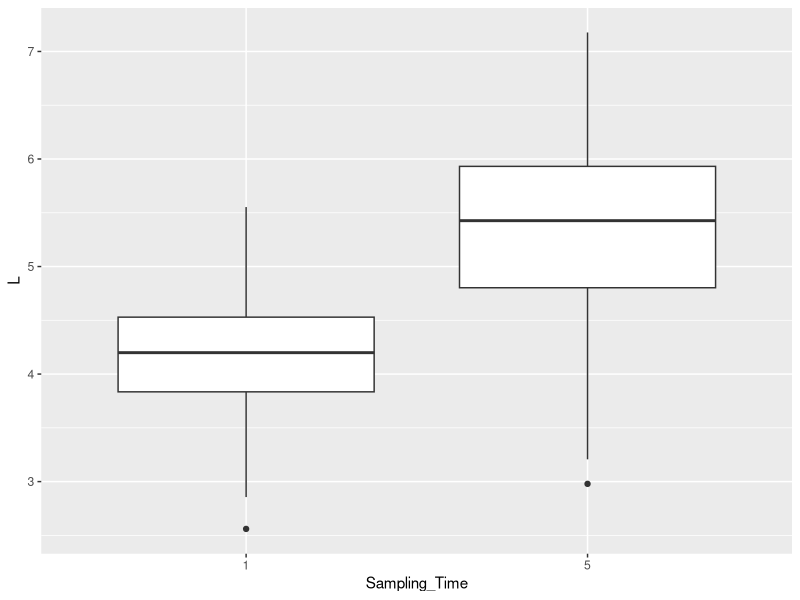
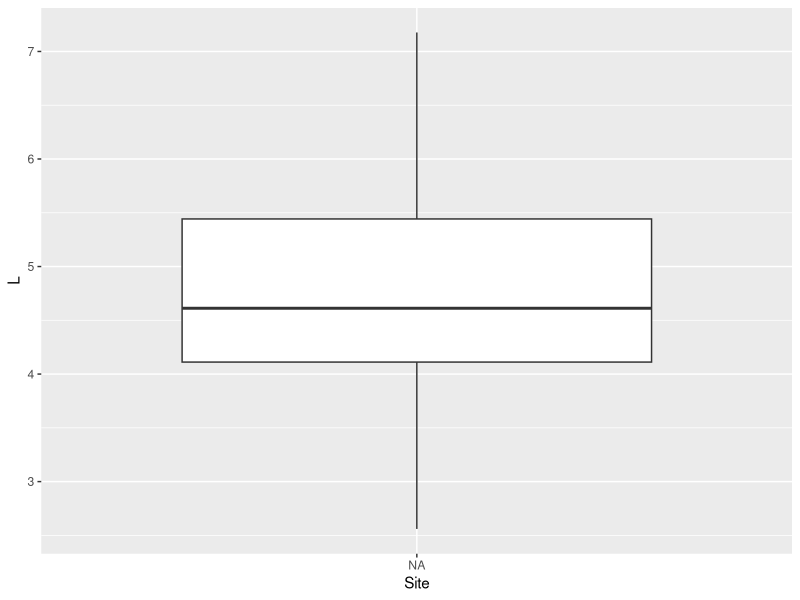
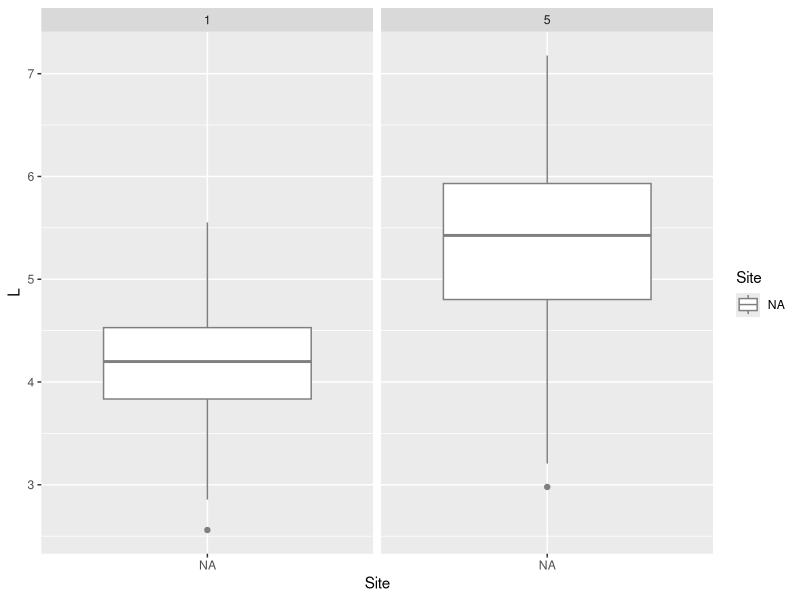
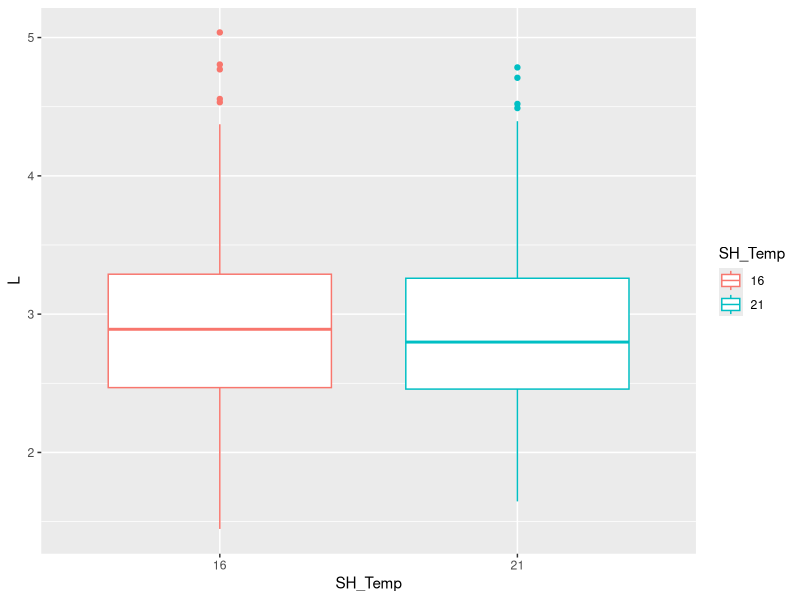
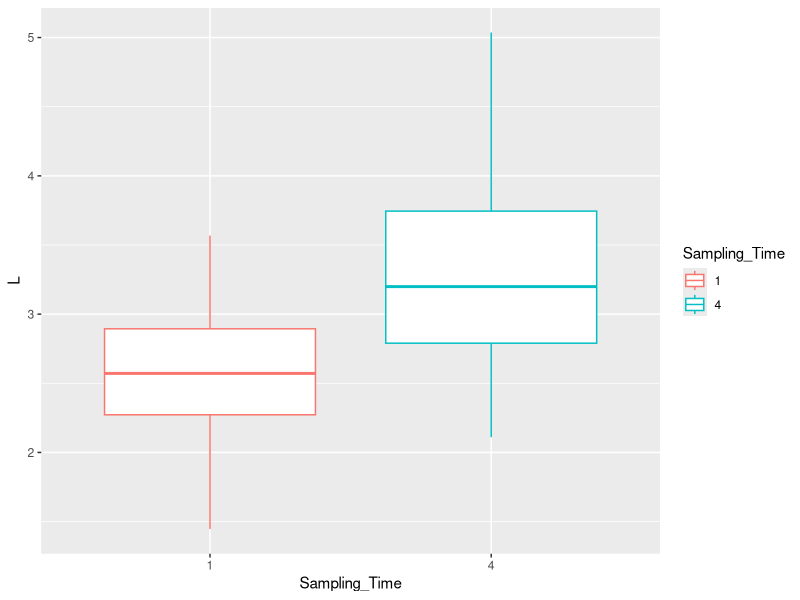
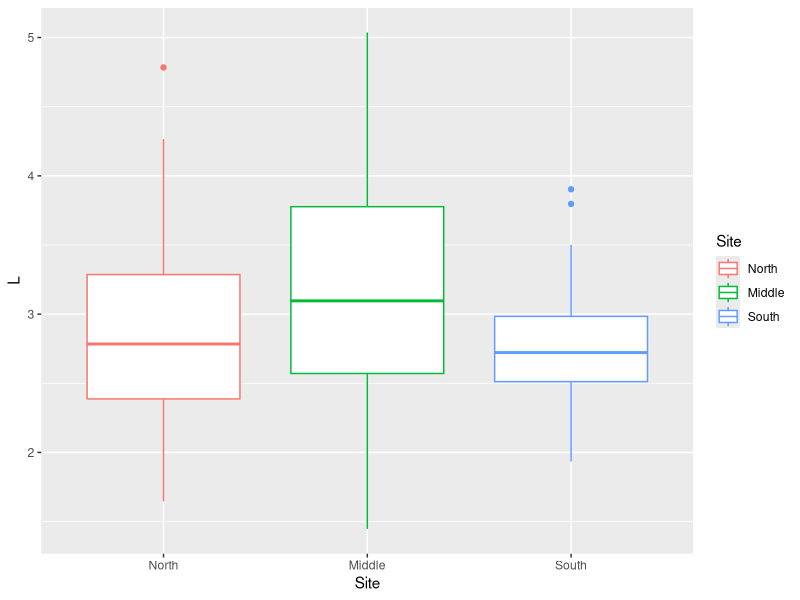
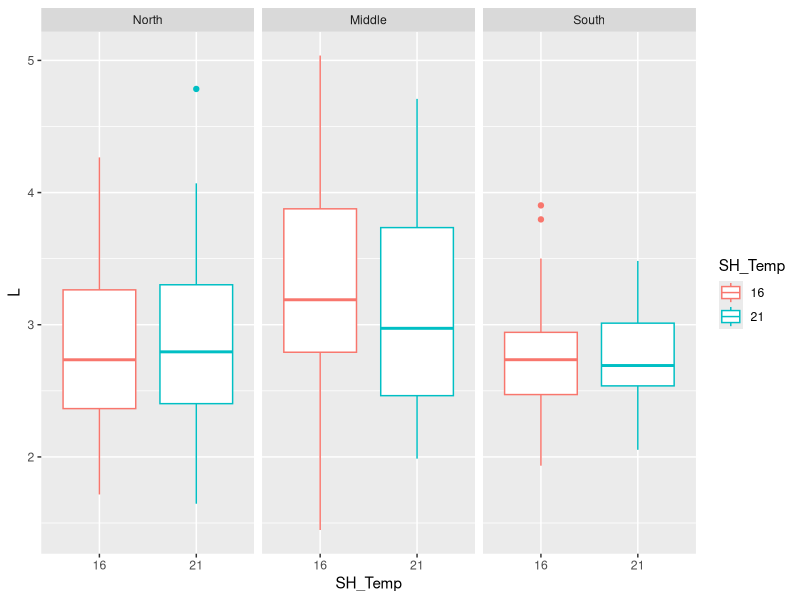
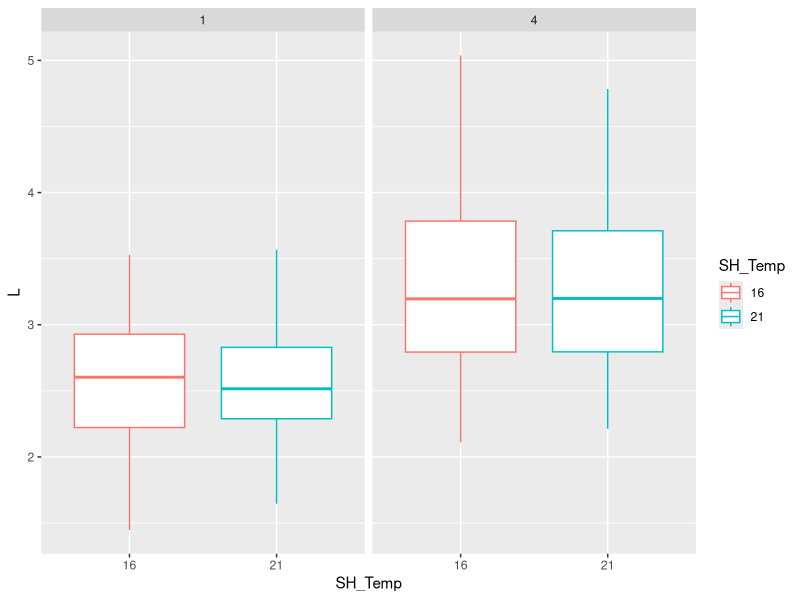

Here is the R script that generated these plots, in order:
########## LW_2020 - 2022 ==============

### load libraries
library(tidyverse)

#### *** 2020: L/W *** ====
### load data sheet
LW2020_og <- read_csv("data/Growth/2020/LW_2020_T1_T5.csv")
LW2020 <- LW2020_og %>%
  pivot_wider(names_from = L_W, values_from = Size_cm)

glimpse(LW2020)
summary(LW2020)
tail(LW2020)
View(LW2020)

## clean data
#### now remove NAs from data sheet
colSums(is.na(LW2020)) ## Date: No NAs

### order Site
LW2020$Site <-factor(LW2020$Site, c("North", "Middle", "South"))

### Sampling_Time as character
LW2020$Sampling_Time <- as.character(LW2020$Sampling_Time)

is.character(LW2020$Sampling_Time)

#### Figures, Mean, SD, SE =====

#### No Grouping ====

AllStats.LW2020 <- LW2020 %>%
  summarize(
    Mean_Length = mean(L),
    SD_Length = sd(L),
    SE_Length = SD_Length/sqrt(n()))

AllStats.LW2020

#### By Sampling_Time ====

SamplingStats.LW2020 <- LW2020 %>%
  group_by(Sampling_Time) %>% 
  summarize(
    Mean_Length = mean(L),
    SD_Length = sd(L),
    SE_Length = SD_Length/sqrt(n()))

SamplingStats.LW2020

## plot
ggplot(LW2020, aes(x = Sampling_Time, y = L)) +
  geom_boxplot()

#### By Site====

SiteStats.LW2020 <- LW2020 %>%
  group_by(Site) %>% 
  summarize(
    Mean_Length = mean(L),
    SD_Length = sd(L),
    SE_Length = SD_Length/sqrt(n()))

SiteStats.LW2020

## plot
ggplot(LW2020, aes(x = Site, y = L)) +
  geom_boxplot()


#### By Bag by Sampling_Time ====

BagStats.LW2020 <- LW2020 %>%
  group_by(Sampling_Time,Bag) %>% 
  summarize(
    Mean_Length = mean(L),
    SD_Length = sd(L),
    SE_Length = SD_Length/sqrt(n()))

BagStats.LW2020

## plot
ggplot(LW2020, aes(x = Site, y = L, color = Site)) +
  facet_wrap(~Sampling_Time) +
  geom_boxplot()


#### *** 2021: L/W *** ====
### load data sheet
LW2021_og <- read_csv("data/Growth/2021/LW_2021_T1_T4.csv")
glimpse(LW2021_og)

## clean data
### order Site
LW2021_og$Site <-factor(LW2021_og$Site, c("North", "Middle", "South"))

### Sampling_Time as character
LW2021_og$Sampling_Time <- as.character(LW2021_og$Sampling_Time)
is.character(LW2021_og$Sampling_Time)

### SH_Temp as character
LW2021_og$SH_Temp <- as.character(LW2021_og$SH_Temp)
is.character(LW2021_og$SH_Temp)

#### now remove NAs from data sheet
colSums(is.na(LW2021_og)) ## Size_cm: 6 NAs, Sampling_Time: 3 NAs

LW2021_og.na <- LW2021_og %>% 
  filter(!is.na(Sampling_Time), 
         !is.na(Size_cm)) # omit all NAs
    
colSums(is.na(LW2021_og.na))

LW2021 <- LW2021_og.na %>%
  pivot_wider(names_from = L_W, values_from = Size_cm)

#### *** 2021: M. gigas *** ====
LW2021.gigas <- LW2021 %>% 
  filter(Species == "M. gigas")

### filter out NA
colSums(is.na(LW2021.gigas)) ## Size_cm: 2 NAs in L

LW2021.gigas.na <- LW2021.gigas %>% 
  filter(!is.na(L)) # omit all NAs

colSums(is.na(LW2021.gigas.na)) 

#### Figures, Mean, SD, SE =====

#### No Grouping ====

AllStats.2021gigas <- LW2021.gigas.na %>%
  summarize(
    Mean_Length = mean(L),
    SD_Length = sd(L),
    SE_Length = SD_Length/sqrt(n()))

AllStats.2021gigas 

#### By SH_Temp ====

SHTemp_Stats.2021gigas <- LW2021.gigas.na %>%
  group_by(SH_Temp) %>% 
  summarize(
    Mean_Length = mean(L),
    SD_Length = sd(L),
    SE_Length = SD_Length/sqrt(n()))

SHTemp_Stats.2021gigas 

## plot
ggplot(LW2021.gigas.na, aes(x = SH_Temp, y = L, color = SH_Temp)) +
  geom_boxplot()

#### By Sampling_Time ====

SamplingStats.2021gigas <- LW2021.gigas.na %>%
  group_by(Sampling_Time) %>% 
  summarize(
    Mean_Length = mean(L),
    SD_Length = sd(L),
    SE_Length = SD_Length/sqrt(n()))

SamplingStats.2021gigas 

## plot
ggplot(LW2021.gigas.na, aes(x = Sampling_Time, y = L, color = Sampling_Time)) +
  geom_boxplot()


#### By Site ====

SiteStats.2021gigas <- LW2021.gigas.na %>%
  group_by(Site) %>% 
  summarize(
    Mean_Length = mean(L),
    SD_Length = sd(L),
    SE_Length = SD_Length/sqrt(n()))

SiteStats.2021gigas 

## plot
ggplot(LW2021.gigas.na, aes(x = Site, y = L, color = Site)) +
  geom_boxplot()

#### By SH_Temp + Site ====

SHTempSite_Stats.2021gigas <- LW2021.gigas.na %>%
  group_by(SH_Temp, Site) %>% 
  summarize(
    Mean_Length = mean(L),
    SD_Length = sd(L),
    SE_Length = SD_Length/sqrt(n()))

SHTempSite_Stats.2021gigas 

## plot
ggplot(LW2021.gigas.na, aes(x = SH_Temp, y = L, color = SH_Temp)) +
  facet_wrap(~Site) +
  geom_boxplot()

#### By SH_Temp + Sampling_Time ====

SHTempSampling_Stats.2021gigas <- LW2021.gigas.na %>%
  group_by(SH_Temp, Sampling_Time) %>% 
  summarize(
    Mean_Length = mean(L),
    SD_Length = sd(L),
    SE_Length = SD_Length/sqrt(n()))

SHTempSampling_Stats.2021gigas 

## plot
ggplot(LW2021.gigas.na, aes(x = SH_Temp, y = L, color = SH_Temp)) +
  facet_wrap(~Sampling_Time) +
  geom_boxplot()

#### By SH_Temp + Sampling_Time + Site ====

SHTempSamplingSite_Stats.2021gigas <- LW2021.gigas.na %>%
  group_by(SH_Temp, Sampling_Time, Site) %>% 
  summarize(
    Mean_Length = mean(L),
    SD_Length = sd(L),
    SE_Length = SD_Length/sqrt(n()))

SHTempSamplingSite_Stats.2021gigas 

## plot
ggplot(LW2021.gigas.na, aes(x = Site, y = L, color = SH_Temp)) +
  facet_wrap(~Sampling_Time) +
  geom_boxplot()

#### *** 2021: C. sikamea *** ====
LW2021.sikamea <- LW2021 %>% 
  filter(Species == "C. sikamea")

### filter out NAs
colSums(is.na(LW2021.sikamea))

LW2021.sikamea.na <- LW2021.sikamea %>% 
  filter(!is.na(L), 
         !is.na(W)) # omit all NAs

colSums(is.na(LW2021.sikamea.na))

#### Figures, Mean, SD, SE =====

#### No Grouping ====

AllStats.2021sikamea <- LW2021.sikamea.na %>%
  summarize(
    Mean_Length = mean(L),
    SD_Length = sd(L),
    SE_Length = SD_Length/sqrt(n()))

AllStats.2021sikamea 

#### By SH_Temp ====

SHTemp_Stats.2021sikamea <- LW2021.sikamea.na %>%
  group_by(SH_Temp) %>% 
  summarize(
    Mean_Length = mean(L),
    SD_Length = sd(L),
    SE_Length = SD_Length/sqrt(n()))

SHTemp_Stats.2021sikamea 

## plot
ggplot(LW2021.sikamea.na, aes(x = SH_Temp, y = L, color = SH_Temp)) +
  geom_boxplot()

#### By SH_Tide ====

SHTide_Stats.2021sikamea <- LW2021.sikamea.na %>%
  group_by(SH_Tide) %>% 
  summarize(
    Mean_Length = mean(L),
    SD_Length = sd(L),
    SE_Length = SD_Length/sqrt(n()))

SHTide_Stats.2021sikamea 

## plot
ggplot(LW2021.sikamea.na, aes(x = SH_Tide, y = L, color = SH_Tide)) +
  geom_boxplot()

#### By Sampling_Time ====

SamplingTime_Stats.2021sikamea <- LW2021.sikamea.na %>%
  group_by(Sampling_Time) %>% 
  summarize(
    Mean_Length = mean(L),
    SD_Length = sd(L),
    SE_Length = SD_Length/sqrt(n()))

SamplingTime_Stats.2021sikamea 

## plot
ggplot(LW2021.sikamea.na, aes(x = Sampling_Time, y = L, color = Sampling_Time)) +
  geom_boxplot()

#### By SH_Temp + Site ====

SHTempSite_Stats.2021sikamea <- LW2021.sikamea.na %>%
  group_by(SH_Temp, Site) %>% 
  summarize(
    Mean_Length = mean(L),
    SD_Length = sd(L),
    SE_Length = SD_Length/sqrt(n()))

SHTempSite_Stats.2021sikamea

## plot
ggplot(LW2021.sikamea.na, aes(x = SH_Temp, y = L, color = SH_Temp)) +
  facet_wrap(~Site) +
  geom_boxplot()

#### By SH_Temp + Sampling_Time ====

SHTempSampling_Stats.2021sikamea <- LW2021.sikamea.na %>%
  group_by(SH_Temp, Sampling_Time) %>% 
  summarize(
    Mean_Length = mean(L),
    SD_Length = sd(L),
    SE_Length = SD_Length/sqrt(n()))

SHTempSampling_Stats.2021sikamea 

## plot
ggplot(LW2021.sikamea.na, aes(x = SH_Temp, y = L, color = SH_Temp)) +
  facet_wrap(~Sampling_Time) +
  geom_boxplot()

#### By SH_Temp + Sampling_Time + Site ====

SHTempSamplingSite_Stats.2021sikamea <- LW2021.sikamea.na %>%
  group_by(SH_Temp, Sampling_Time, Site) %>% 
  summarize(
    Mean_Length = mean(L),
    SD_Length = sd(L),
    SE_Length = SD_Length/sqrt(n()))

SHTempSamplingSite_Stats.2021sikamea 

## plot
ggplot(LW2021.sikamea.na, aes(x = Site, y = L, color = SH_Temp)) +
  facet_wrap(~Sampling_Time) +
  geom_boxplot()


#### *** 2022: L/W *** ====
### load data sheet
LW2022_og <- read_csv("data/Growth/2022/LW_2022_T1_T6.csv")
glimpse(LW2022_og)

## clean data
### order Site
LW2022_og$Site <-factor(LW2022_og$Site, c("North", "Middle", "South"))

### Sampling_Time as character
LW2022_og$Sampling_Time <- as.character(LW2022_og$Sampling_Time)
is.character(LW2022_og$Sampling_Time)

### SH_Temp as character
LW2022_og$SH_Temp <- as.character(LW2022_og$SH_Temp)
is.character(LW2022_og$SH_Temp)
